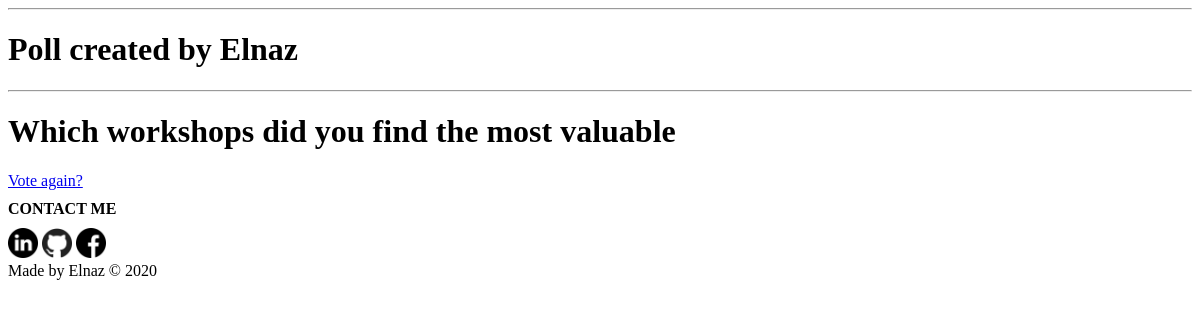
The page /polls/9/results/ on the database as committed earlier.
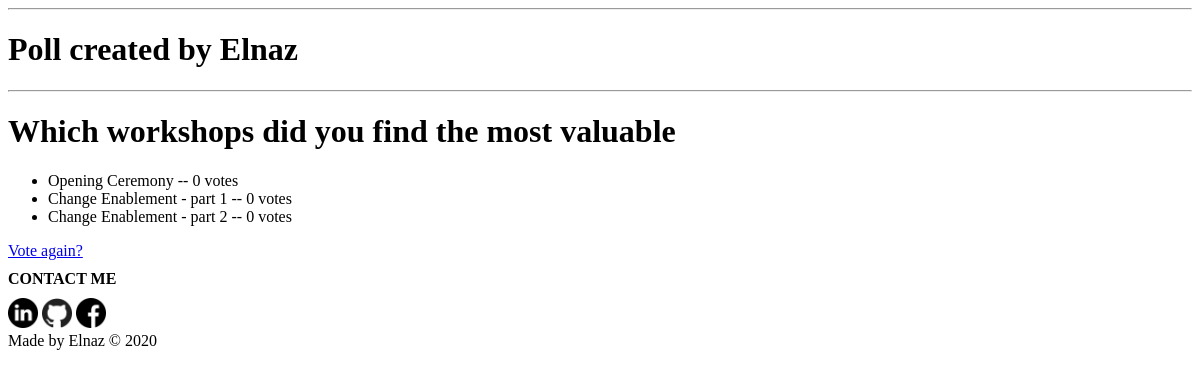
The same page on the database as committed later.
### polls/models.py (models this page shows, shortened)
class Choice(models.Model):
    question = models.ForeignKey(Question, on_delete = models.CASCADE)
    choice_text = models.CharField(max_length =200)
    votes = models.IntegerField(default =0)

### polls/views.py (the view)
# urls.py: path('<int:pk>/results/', views.ResultsView.as_view(), name='results'),
class ResultsView(generic.DetailView):
    model = Question
    template_name = 'polls/results.html'

### polls/templates/polls/results.html
{% extends 'polls/base.html' %}
{% block main_content %}
<h1>{{ question.question_text }}</h1>
<ul>
{% for choice in question.choice_set.all %}
    <li>{{ choice.choice_text }} -- {{ choice.votes }} vote{{ choice.votes|pluralize }}</li>
{% endfor %}
</ul>
<a href="{% url 'polls:detail' question.id %}">Vote again?</a>
{% endblock %}

Rows that differ between the two databases and show on the page:
added Choice: choice_text "Opening Ceremony", votes "0"
added Choice: choice_text "Change Enablement - part 1", votes "0"
added Choice: choice_text "Change Enablement - part 2", votes "0"
